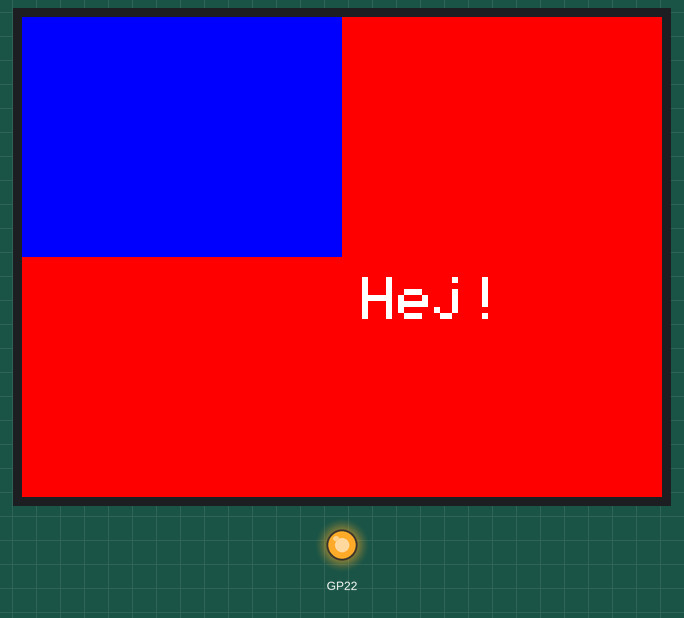
Recording of a sketch running on a simulated Raspberry Pi Pico. On the bench: 320×240 colour display, output pins drawn as LEDs (lit = HIGH).

Above: at 0.3 s.

The sketch:

tft.pico.ino
```cpp
// The TFT through Adafruit_ILI9341 on a Pico (tft.test.ts): compiled as the notes server compiles a Pico's
// sketch (arduino-pico, prepareSketch) into tft.pico.bin.
#include <SPI.h>
#include <Adafruit_GFX.h>
#include <Adafruit_ILI9341.h>
// the note's wiring: SPI0 SCK GP18, MOSI GP19; CS GP17, DC GP20, RST GP21
Adafruit_ILI9341 tft(17, 20, 21);
void setup() {
  pinMode(22, OUTPUT); digitalWrite(22, HIGH);
  tft.begin();
  tft.setRotation(1);
  tft.fillScreen(ILI9341_RED);
  tft.fillRect(0, 0, 160, 120, ILI9341_BLUE);
  tft.setCursor(170, 130); tft.setTextColor(ILI9341_WHITE); tft.setTextSize(3); tft.print("Hej!");
}
void loop() {}
```
